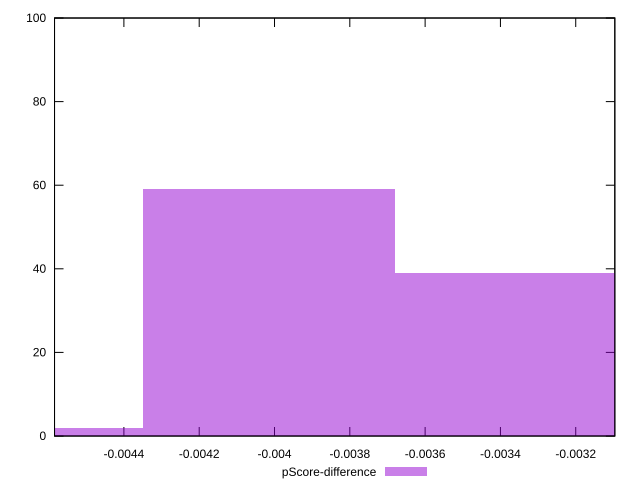

gnuplot code for this plot:
reset

$pScoreDifference <<EOF
-0.004013576501582318 59
-0.003344647084651932 39
-0.004682505918512704 2
EOF

set key outside below
set boxwidth 0.0006689294169303863
set xrange [-0.004584212045122951:-0.0030961888035313107]
set yrange [0:100]
set trange [0:100]
set style fill transparent solid 0.5 noborder
set terminal svg size 640, 490 enhanced background rgb 'white'
set output "reports/report_00031_2021-02-24T23-18-18.084Z/uses-long-cache-ttl/samples/astro/pScore-difference/histogram.svg"

plot $pScoreDifference title "pScore-difference" with boxes

reset
